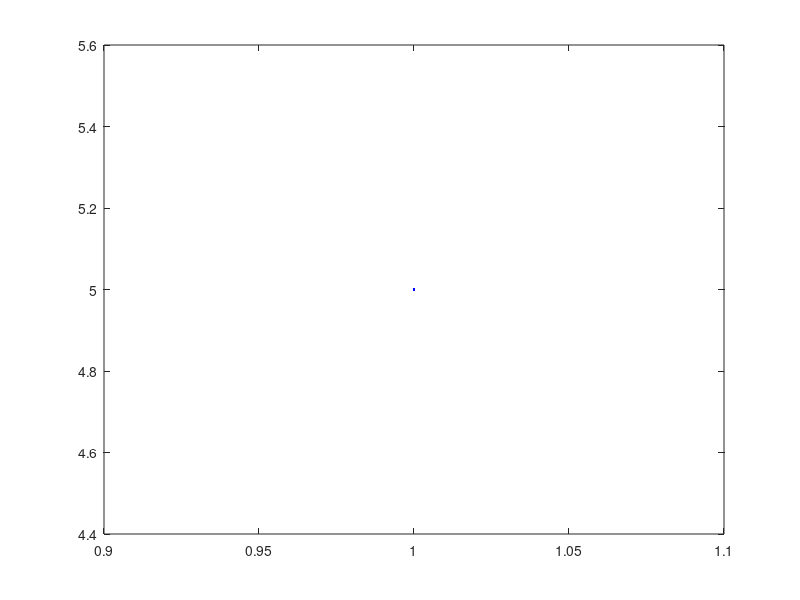

Write the MATLAB code that produced this figure.
clear all
clc

x1=1;
x2=2;
h=input('Ingresar valor del tamano de paso: \n');
x=floor((x2-x1)/h);
y=input('Ingresar valor de y dado: \n');
dy=zeros(x,1);
dx=zeros(x,1);


for i=1:x+1
    dx(i)=x1+(i-1)*h;
    if i==1
        dy(i)=y;
    else
        y=dy(i-1);
        x=dx(i-1);
        
        k1=(y/x)-(y/x).^2
        k2=((y+(0.5*k1*h))/(x+(0.5*h)))-((y+(0.5*h))/(x+(0.5*h))).^2
        k3=((y-(k1*h+2*k2*h))/(x+h))-((y-(k1*h+2*k2*h))/(x+h)).^2
        
        y=y+((k1+4*k2+k3)/6)*h
        dy(i)=y;
    end
end
plot(dx,dy,'-b.')
